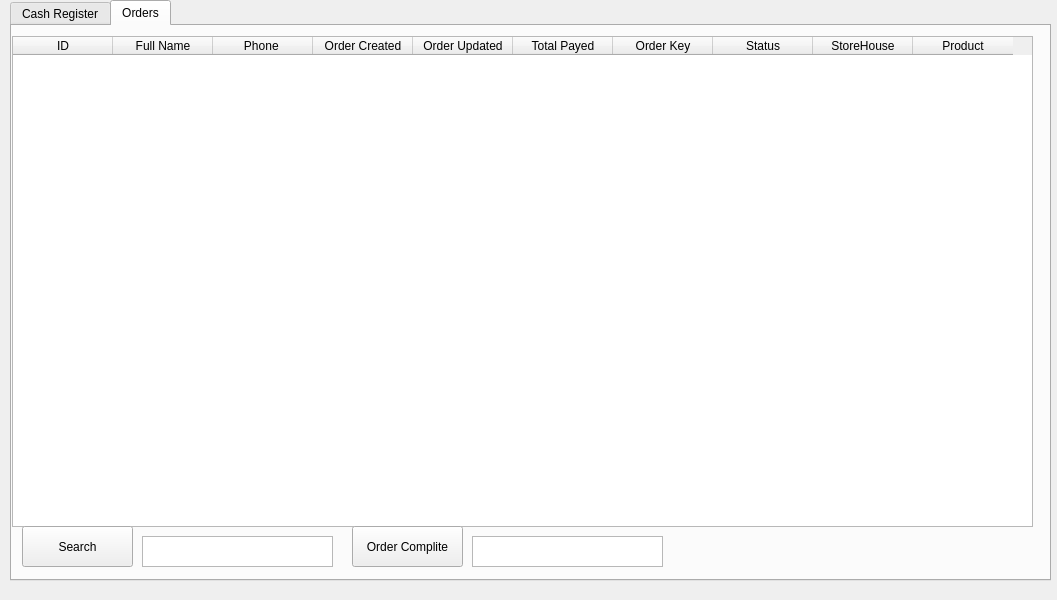
<?xml version="1.0" encoding="UTF-8"?>
<ui version="4.0">
 <class>MainWindow</class>
 <widget class="QMainWindow" name="MainWindow">
  <property name="geometry">
   <rect>
    <x>0</x>
    <y>0</y>
    <width>1057</width>
    <height>600</height>
   </rect>
  </property>
  <property name="windowTitle">
   <string>MainWindow</string>
  </property>
  <widget class="QWidget" name="centralwidget">
   <widget class="QTabWidget" name="tabWidget">
    <property name="geometry">
     <rect>
      <x>10</x>
      <y>0</y>
      <width>1041</width>
      <height>581</height>
     </rect>
    </property>
    <property name="currentIndex">
     <number>1</number>
    </property>
    <widget class="QWidget" name="kasa">
     <property name="enabled">
      <bool>true</bool>
     </property>
     <attribute name="title">
      <string>Cash Register</string>
     </attribute>
     <widget class="QPushButton" name="pushButton_3">
      <property name="geometry">
       <rect>
        <x>30</x>
        <y>470</y>
        <width>121</width>
        <height>51</height>
       </rect>
      </property>
      <property name="text">
       <string>New Client</string>
      </property>
     </widget>
     <widget class="QPushButton" name="pushButton_4">
      <property name="geometry">
       <rect>
        <x>290</x>
        <y>470</y>
        <width>121</width>
        <height>51</height>
       </rect>
      </property>
      <property name="text">
       <string>Payed</string>
      </property>
     </widget>
     <widget class="QPushButton" name="pushButton_5">
      <property name="geometry">
       <rect>
        <x>160</x>
        <y>470</y>
        <width>121</width>
        <height>51</height>
       </rect>
      </property>
      <property name="text">
       <string>ADD Product</string>
      </property>
     </widget>
     <widget class="QLabel" name="label">
      <property name="geometry">
       <rect>
        <x>440</x>
        <y>490</y>
        <width>91</width>
        <height>21</height>
       </rect>
      </property>
      <property name="text">
       <string>Total Payed:</string>
      </property>
     </widget>
     <widget class="QLabel" name="label_2">
      <property name="geometry">
       <rect>
        <x>530</x>
        <y>490</y>
        <width>67</width>
        <height>17</height>
       </rect>
      </property>
      <property name="text">
       <string>0</string>
      </property>
     </widget>
     <widget class="QPlainTextEdit" name="plainTextEdit_3">
      <property name="geometry">
       <rect>
        <x>10</x>
        <y>30</y>
        <width>191</width>
        <height>31</height>
       </rect>
      </property>
     </widget>
    </widget>
    <widget class="QWidget" name="Orders">
     <attribute name="title">
      <string>Orders</string>
     </attribute>
     <widget class="QTableWidget" name="tableWidget">
      <property name="geometry">
       <rect>
        <x>0</x>
        <y>10</y>
        <width>1021</width>
        <height>491</height>
       </rect>
      </property>
      <column>
       <property name="text">
        <string>ID</string>
       </property>
      </column>
      <column>
       <property name="text">
        <string>Full Name</string>
       </property>
      </column>
      <column>
       <property name="text">
        <string>Phone </string>
       </property>
      </column>
      <column>
       <property name="text">
        <string>Order Created</string>
       </property>
      </column>
      <column>
       <property name="text">
        <string>Order Updated</string>
       </property>
      </column>
      <column>
       <property name="text">
        <string>Total Payed</string>
       </property>
      </column>
      <column>
       <property name="text">
        <string>Order Key</string>
       </property>
      </column>
      <column>
       <property name="text">
        <string>Status</string>
       </property>
      </column>
      <column>
       <property name="text">
        <string>StoreHouse</string>
       </property>
      </column>
      <column>
       <property name="text">
        <string>Product</string>
       </property>
      </column>
     </widget>
     <widget class="QPushButton" name="pushButton">
      <property name="geometry">
       <rect>
        <x>10</x>
        <y>500</y>
        <width>111</width>
        <height>41</height>
       </rect>
      </property>
      <property name="text">
       <string>Search</string>
      </property>
     </widget>
     <widget class="QPushButton" name="pushButton_2">
      <property name="geometry">
       <rect>
        <x>340</x>
        <y>500</y>
        <width>111</width>
        <height>41</height>
       </rect>
      </property>
      <property name="text">
       <string>Order Complite</string>
      </property>
     </widget>
     <widget class="QPlainTextEdit" name="plainTextEdit">
      <property name="geometry">
       <rect>
        <x>130</x>
        <y>510</y>
        <width>191</width>
        <height>31</height>
       </rect>
      </property>
     </widget>
     <widget class="QPlainTextEdit" name="plainTextEdit_2">
      <property name="geometry">
       <rect>
        <x>460</x>
        <y>510</y>
        <width>191</width>
        <height>31</height>
       </rect>
      </property>
     </widget>
    </widget>
   </widget>
  </widget>
 </widget>
 <resources/>
 <connections/>
</ui>
